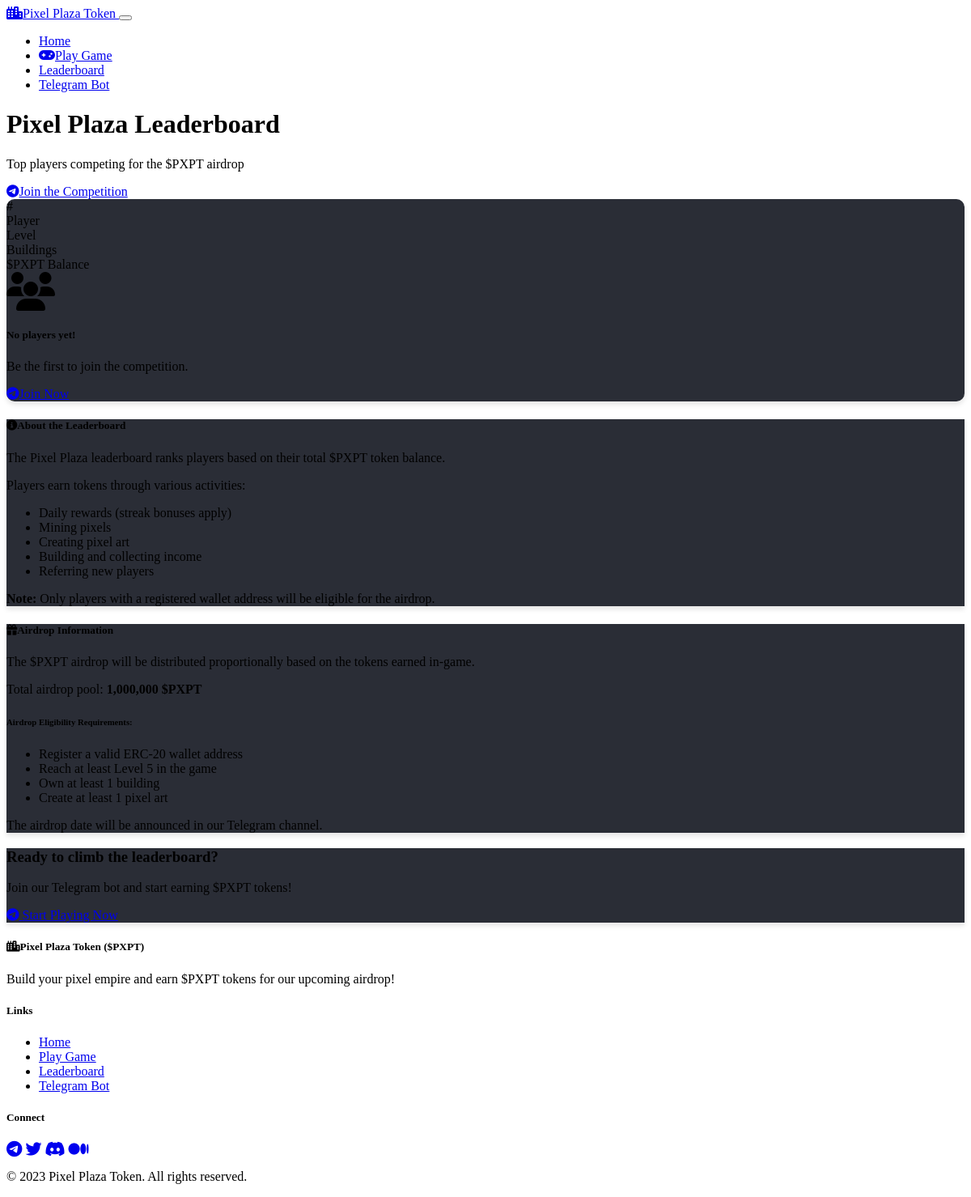
The page /leaderboard on the database as committed earlier.
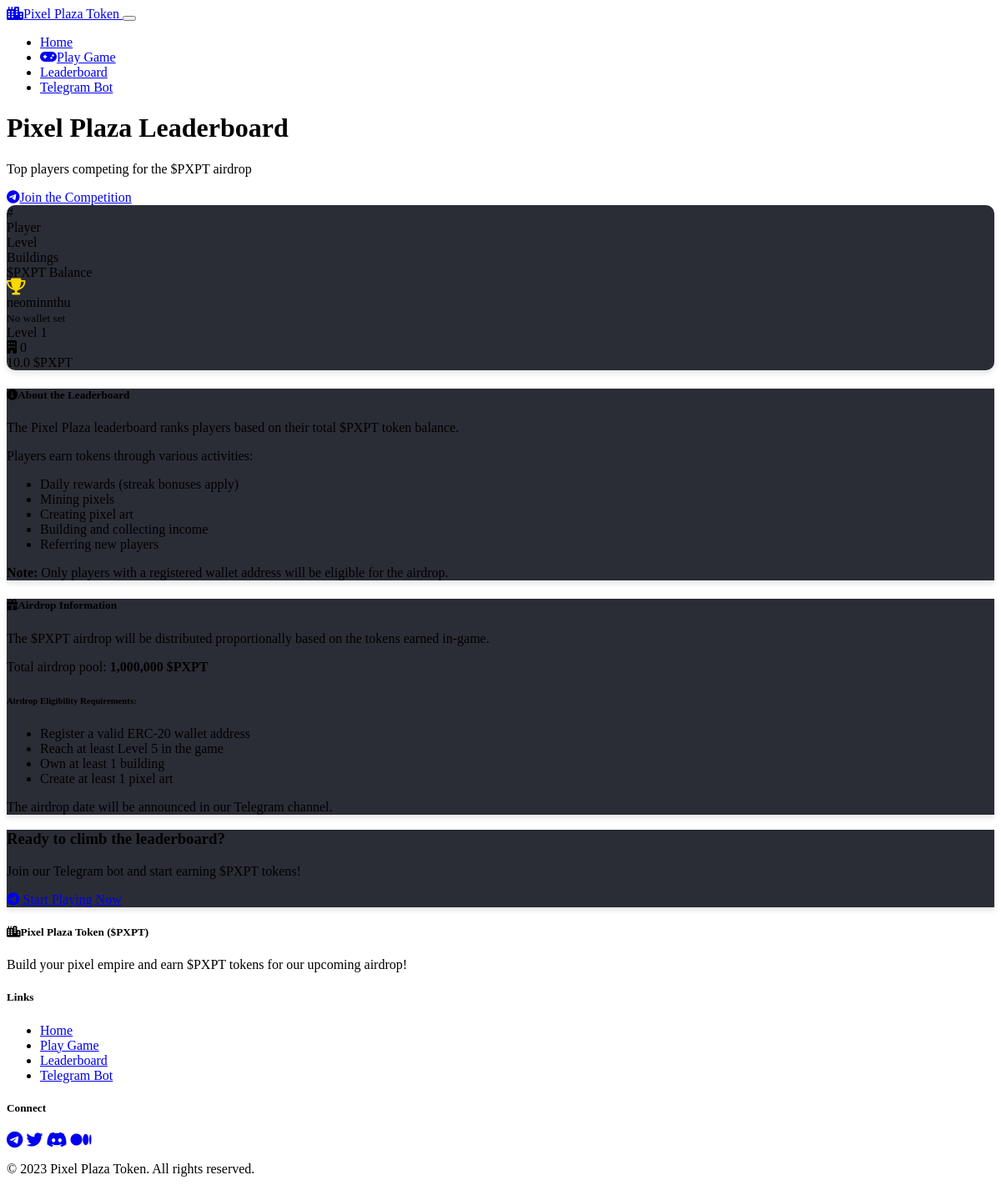
The same page on the database as committed later.
### models.py (models this page shows, shortened)
class User(db.Model):
    id = db.Column(db.Integer, primary_key=True)
    username = db.Column(db.String(64), nullable=False)
    telegram_id = db.Column(db.String(20), unique=True, nullable=False)
    wallet_address = db.Column(db.String(42), nullable=True)
    registration_date = db.Column(db.DateTime, default=datetime.utcnow)
    game_state = db.relationship('GameState', backref='user', lazy=True, uselist=False)
    transactions = db.relationship('Transaction', backref='user', lazy=True)

class GameState(db.Model):
    id = db.Column(db.Integer, primary_key=True)
    user_id = db.Column(db.Integer, db.ForeignKey('user.id'), nullable=False)
    token_balance = db.Column(db.Float, default=0.0)
    pixel_art_created = db.Column(db.Integer, default=0)
    buildings_owned = db.Column(db.Integer, default=0)
    daily_streak = db.Column(db.Integer, default=0)
    last_daily_claim = db.Column(db.DateTime, nullable=True)
    pixels = db.Column(db.Integer, default=100)
    energy = db.Column(db.Integer, default=100)
    level = db.Column(db.Integer, default=1)
    experience = db.Column(db.Integer, default=0)
    created_at = db.Column(db.DateTime, default=datetime.utcnow)
    last_active = db.Column(db.DateTime, default=datetime.utcnow)

### app.py (the view)
@app.route('/leaderboard')
def leaderboard():
    top_users = db.session.query(
        User, GameState
    ).join(
        GameState, User.id == GameState.user_id
    ).order_by(
        GameState.token_balance.desc()
    ).limit(20).all()
    return render_template('leaderboard.html', top_users=top_users)

### templates/leaderboard.html (shortened to what this page needs)
{% extends 'base.html' %}
{% block content %}
<div class="row mb-4">
    <div class="col-md-8">
        <h1>Pixel Plaza Leaderboard</h1>
        <p class="lead">Top players competing for the $PXPT airdrop</p>
    </div>
    <div class="col-md-4 d-flex align-items-center justify-content-md-end mt-3 mt-md-0">
        <a href="https://t.me/your_bot_username" target="_blank" class="btn btn-primary">
            <i class="fab fa-telegram me-2"></i>Join the Competition
        </a>
    </div>
</div>
<div class="card leaderboard-card border-0 mb-5">
    <div class="card-header bg-dark py-3">
        <div class="row">
            <div class="col-1 text-center">#</div>
            <div class="col-4">Player</div>
            <div class="col-2 text-center">Level</div>
            <div class="col-2 text-center">Buildings</div>
            <div class="col-3 text-end">$PXPT Balance</div>
        </div>
    </div>
    <div class="card-body p-0">
        {% if top_users %}
            {% for user, game_state in top_users %}
                <div class="row py-3 px-3 leaderboard-row {% if loop.index <= 3 %}bg-dark{% endif %} border-bottom">
                    <div class="col-1 text-center">
                        {% if loop.index == 1 %}
                            <i class="fas fa-trophy fa-lg trophy-1"></i>
                        {% elif loop.index == 2 %}
                            <i class="fas fa-trophy fa-lg trophy-2"></i>
                        {% elif loop.index == 3 %}
                            <i class="fas fa-trophy fa-lg trophy-3"></i>
                        {% else %}
                            {{ loop.index }}
                        {% endif %}
                    </div>
                    <div class="col-4 d-flex align-items-center">
                        <div>
                            <div class="fw-bold">{{ user.username }}</div>
                            {% if user.wallet_address %}
                                <small class="text-muted">Wallet: {{ user.wallet_address[:6] }}...{{ user.wallet_address[-4:] }}</small>
                            {% else %}
                                <small class="text-danger">No wallet set</small>
                            {% endif %}
                        </div>
                    </div>
                    <div class="col-2 text-center">
                        <span class="badge bg-info px-3 py-2">Level {{ game_state.level }}</span>
                    </div>
                    <div class="col-2 text-center">
                        <i class="fas fa-building text-primary me-1"></i> {{ game_state.buildings_owned }}
                    </div>
                    <div class="col-3 text-end fw-bold">
                        {% if loop.index <= 3 %}
                            <span class="text-warning">{{ game_state.token_balance|round(2) }} $PXPT</span>
                        {% else %}
                            {{ game_state.token_balance|round(2) }} $PXPT
                        {% endif %}
                    </div>
                </div>
            {% endfor %}
        {% else %}
            <div class="p-5 text-center">
                <i class="fas fa-users fa-3x mb-3 text-muted"></i>
                <h5>No players yet!</h5>
                <p>Be the first to join the competition.</p>
                <a href="https://t.me/your_bot_username" target="_blank" class="btn btn-primary mt-2">
                    <i class="fab fa-telegram me-2"></i>Join Now
                </a>
            </div>
        {% endif %}
    </div>
</div>
<div class="row">
    <div class="col-md-6 mb-4">
        <div class="card h-100 border-0">
            <div class="card-header bg-dark">
                <h5 class="mb-0"><i class="fas fa-info-circle me-2"></i>About the Leaderboard</h5>
            </div>
            <div class="card-body">
                <p>The Pixel Plaza leaderboard ranks players based on their total $PXPT token balance.</p>
                <p>Players earn tokens through various activities:</p>
                <ul>
                    <li>Daily rewards (streak bonuses apply)</li>
                    <li>Mining pixels</li>
                    <li>Creating pixel art</li>
                    <li>Building and collecting income</li>
                    <li>Referring new players</li>
                </ul>
                <p class="mb-0"><strong>Note:</strong> Only players with a registered wallet address will be eligible for the airdrop.</p>
            </div>
        </div>
    </div>
    <div class="col-md-6 mb-4">
        <div class="card h-100 border-0">
            <div class="card-header bg-dark">
                <h5 class="mb-0"><i class="fas fa-gift me-2"></i>Airdrop Information</h5>
            </div>
            <div class="card-body">
                <p>The $PXPT airdrop will be distributed proportionally based on the tokens earned in-game.</p>
                <p>Total airdrop pool: <strong>1,000,000 $PXPT</strong></p>
                <div class="mb-3">
                    <h6>Airdrop Eligibility Requirements:</h6>
                    <ul>
                        <li>Register a valid ERC-20 wallet address</li>
                        <li>Reach at least Level 5 in the game</li>
                        <li>Own at least 1 building</li>
                        <li>Create at least 1 pixel art</li>
                    </ul>
                </div>
                <p class="mb-0">The airdrop date will be announced in our Telegram channel.</p>
            </div>
        </div>
    </div>
</div>
<div class="row">
    <div class="col-12 text-center">
        <div class="card p-4 bg-dark border-0">
            <div class="card-body">
                <h3 class="card-title mb-3">Ready to climb the leaderboard?</h3>
                <p class="card-text mb-4">Join our Telegram bot and start earning $PXPT tokens!</p>
                <a href="https://t.me/your_bot_username" target="_blank" class="btn btn-primary btn-lg">
                    <i class="fab fa-telegram me-2"></i> Start Playing Now
                </a>
            </div>
        </div>
    </div>
</div>
{% endblock %}

### templates/base.html (shortened to what this page needs)
<!DOCTYPE html>
<html lang="en" data-bs-theme="dark">
<head>
    <link rel="stylesheet" href="https://cdn.replit.com/agent/bootstrap-agent-dark-theme.min.css">
    <link rel="stylesheet" href="https://cdnjs.cloudflare.com/ajax/libs/font-awesome/6.4.0/css/all.min.css">
    <link rel="stylesheet" href="{{ url_for('static', filename='css/custom.css') }}">
</head>
<body>
    <nav class="navbar navbar-expand-lg navbar-dark bg-dark">
        <div class="container">
            <a class="navbar-brand" href="{{ url_for('index') }}">
                <i class="fas fa-city me-2"></i>Pixel Plaza Token
            </a>
            <button class="navbar-toggler" type="button" data-bs-toggle="collapse" data-bs-target="#navbarNav" aria-controls="navbarNav" aria-expanded="false" aria-label="Toggle navigation">
            </button>
            <div class="collapse navbar-collapse" id="navbarNav">
                <ul class="navbar-nav ms-auto">
                    <li class="nav-item">
                        <a class="nav-link" href="{{ url_for('index') }}">Home</a>
                    </li>
                    <li class="nav-item">
                        <a class="nav-link" href="{{ url_for('web_game') }}">
                            <i class="fas fa-gamepad me-1"></i>Play Game
                        </a>
                    </li>
                    <li class="nav-item">
                        <a class="nav-link" href="{{ url_for('leaderboard') }}">Leaderboard</a>
                    </li>
                    <li class="nav-item">
                        <a class="nav-link" href="https://t.me/your_bot_username" target="_blank">Telegram Bot</a>
                    </li>
                </ul>
            </div>
        </div>
    </nav>
    <div class="container mt-4 mb-5">
        {% block content %}{% endblock %}
    </div>
    <footer class="bg-dark text-light py-4 mt-5">
        <div class="container">
            <div class="row">
                <div class="col-md-6">
                    <h5><i class="fas fa-city me-2"></i>Pixel Plaza Token ($PXPT)</h5>
                    <p class="text-muted">
                        Build your pixel empire and earn $PXPT tokens for our upcoming airdrop!
                    </p>
                </div>
                <div class="col-md-3">
                    <h5>Links</h5>
                    <ul class="list-unstyled">
                        <li><a href="{{ url_for('index') }}" class="text-decoration-none text-secondary">Home</a></li>
                        <li><a href="{{ url_for('web_game') }}" class="text-decoration-none text-secondary">Play Game</a></li>
                        <li><a href="{{ url_for('leaderboard') }}" class="text-decoration-none text-secondary">Leaderboard</a></li>
                        <li><a href="https://t.me/your_bot_username" target="_blank" class="text-decoration-none text-secondary">Telegram Bot</a></li>
                    </ul>
                </div>
                <div class="col-md-3">
                    <h5>Connect</h5>
                    <div class="social-icons">
                        <a href="#" class="text-decoration-none text-secondary me-2"><i class="fab fa-telegram fa-lg"></i></a>
                        <a href="#" class="text-decoration-none text-secondary me-2"><i class="fab fa-twitter fa-lg"></i></a>
                        <a href="#" class="text-decoration-none text-secondary me-2"><i class="fab fa-discord fa-lg"></i></a>
                        <a href="#" class="text-decoration-none text-secondary me-2"><i class="fab fa-medium fa-lg"></i></a>
                    </div>
                </div>
            </div>
            <div class="row mt-3">
                <div class="col-12 text-center">
                    <p class="text-muted mb-0">&copy; 2023 Pixel Plaza Token. All rights reserved.</p>
                </div>
            </div>
        </div>
    </footer>
</body>
</html>

### static/css/custom.css (style rules this page uses)
.card { background-color: #2a2d36; box-shadow: 0 4px 6px rgba(0, 0, 0, 0.1); transition: box-shadow 0.3s ease; }

### templates/leaderboard.html (style rules this page uses)
.trophy-1 { color: gold; }
.leaderboard-row { transition: transform 0.2s ease; }
.leaderboard-card { border-radius: 10px; overflow: hidden; }

Rows that differ between the two databases and show on the page:
added User: username "neominnthu", shows "No wallet set", level "1", buildings_owned "0", token_balance "10.0"
Other text that changed with them:
text no longer shown: "No players yet! Be the first to join the competition."
